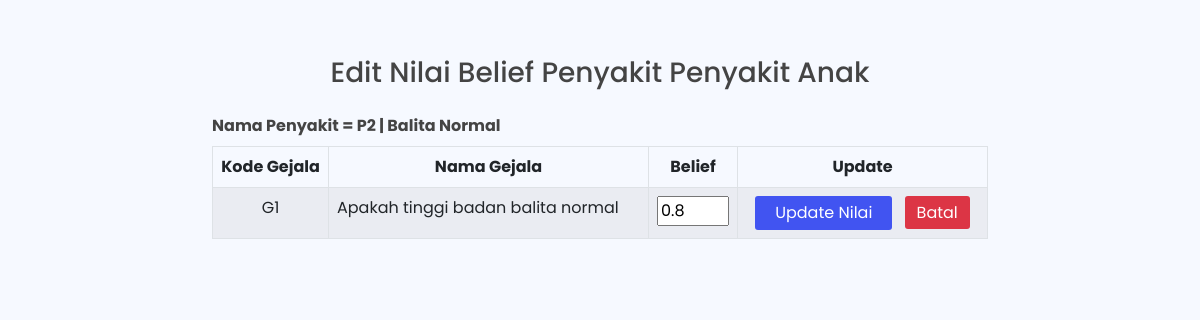
Page /admin/rules/editbelief.php?id_penyakit=2&id_gejala=1&belief=0.8 on the committed database.
### tables this page shows
CREATE TABLE `tb_penyakit` (
  `id` int(11) NOT NULL,
  `kdpenyakit` varchar(3) DEFAULT NULL,
  `nama_penyakit` varchar(100) DEFAULT NULL,
  `definisi` text DEFAULT NULL,
  `solusi` text NOT NULL
);

CREATE TABLE `tb_gejala` (
  `id` int(11) NOT NULL,
  `kdgejala` varchar(3) DEFAULT NULL,
  `gejala` text DEFAULT NULL
);

### admin/rules/editbelief.php (the view, shortened to what this page needs)
<!DOCTYPE html>
<html lang="en">
<head>
  <link href="../../assets/vendor/bootstrap/css/bootstrap.min.css" rel="stylesheet">
  <link rel="stylesheet" href="https://cdn.jsdelivr.net/npm/bootstrap-icons@1.10.2/font/bootstrap-icons.css">
  <link href="../../assets/vendor/boxicons/css/boxicons.min.css" rel="stylesheet">
  <link href="../../assets/vendor/quill/quill.snow.css" rel="stylesheet">
  <link href="../../assets/vendor/quill/quill.bubble.css" rel="stylesheet">
  <link href="../../assets/vendor/remixicon/remixicon.css" rel="stylesheet">
  <link href="../../assets/vendor/simple-datatables/style.css" rel="stylesheet">
  <link href="../../assets/css/style.css" rel="stylesheet">
</head>
<body>
  <section>
    <div class="row mt-5 mx-auto">
      <div class="col-md-8 mt-2 mx-auto">
        <h3 class="text-center mb-4">Edit Nilai Belief Penyakit Penyakit Anak</h3>
        <?php
        include "../koneksi.php";
        $kdpenyakit = $_GET['id_penyakit'];
        $queryP = mysqli_query($koneksi, "SELECT * FROM tb_penyakit WHERE id='$kdpenyakit' ");
        $dataP = mysqli_fetch_array($queryP);
        echo "<b>Nama Penyakit = " . $dataP['kdpenyakit'] . " | " . $dataP['nama_penyakit'];
        ?></b>
        <form id="form1" name="form1" method="post" action="./updatebelief.php?id_penyakit=<?php echo $_GET['id_penyakit']; ?>&id_gejala=<?php echo $_GET['id_gejala']; ?>" enctype="multipart/form-data">
          <div class="table-responsive">
            <table class="table table-striped table-bordered mt-2">
              <thead>
                <tr>
                  <th width='116px' class="text-center">Kode Gejala</th>
                  <th class="text-center">Nama Gejala</th>
                  <th width='10px' class="text-center">Belief</th>
                  <th width='250px' class="text-center">Update</th>
                </tr>
              </thead>
              <tbody>
                <?php
                include "../koneksi.php";
                $query = mysqli_query($koneksi, " SELECT * FROM tb_gejala WHERE id='$_GET[id_gejala]' ") or die(mysqli_error($koneksi));
                while ($row = mysqli_fetch_array($query)) {
                ?>
                  <tr>
                    <td class="text-center"><?php echo $row['kdgejala']; ?></td>
                    <td><?php echo $row['gejala']; ?>
                    <td class="text-center"><input name="updatebelief" type="text" size="2" value="<?php echo $_GET['belief']; ?>"></td>
                    <td class="text-center"><input class="submit" type="submit" value="Update Nilai">
                      <a href="./rules.php" class="ms-2 batal">Batal</a>
                    </td>
                  </tr>
                <?php } ?>
              </tbody>
            </table>
        </form>
      </div>
    </div>
  </section>
</body>
</html>

### assets/css/style.css (style rules this page uses)
:root { scroll-behavior: smooth; }
body { font-family: "Poppins", sans-serif; background: #f6f9ff; color: #444444; }
a { color: #41f18e; text-decoration: none; }
h1, h2, h3, h4, h5, h6 { font-family: "Poppins", sans-serif; }

### admin/rules/editbelief.php (style rules this page uses)
.submit { background-color: #4154f1; border: none; color: white; padding: 5px 20px; border-radius: 3px; }
.batal { background-color: #dc3545; border: none; color: white; padding: 5px 12px; border-radius: 3px; }

### rows in the picture
tb_penyakit: kdpenyakit "P2", nama_penyakit "Balita Normal"
tb_gejala: kdgejala "G1", gejala "Apakah tinggi badan balita normal"
